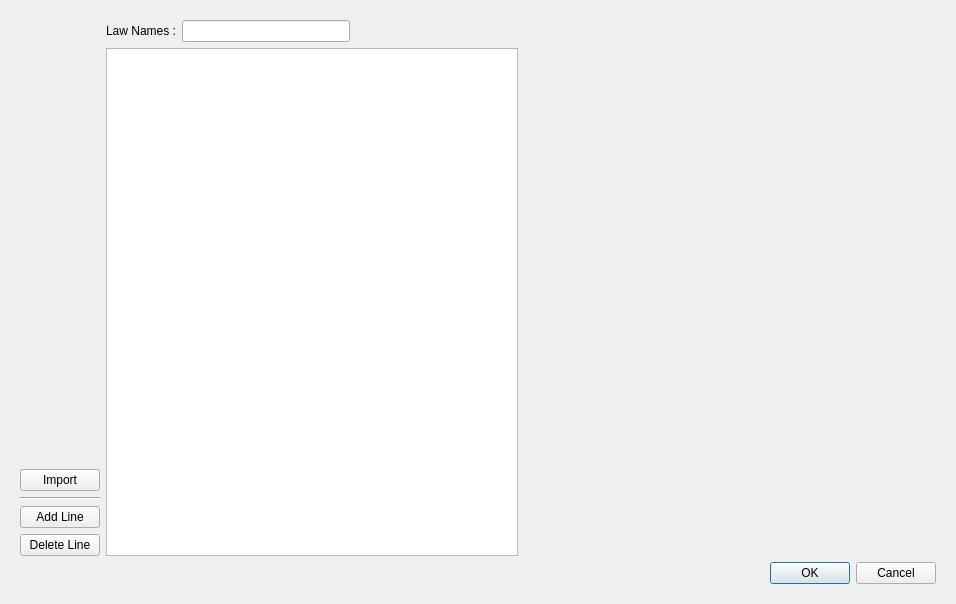
<?xml version="1.0" encoding="UTF-8"?>
<ui version="4.0">
 <class>TracerInit</class>
 <widget class="QWidget" name="TracerInit">
  <property name="geometry">
   <rect>
    <x>0</x>
    <y>0</y>
    <width>956</width>
    <height>604</height>
   </rect>
  </property>
  <property name="windowTitle">
   <string>Tracer Initial Concentrations</string>
  </property>
  <layout class="QGridLayout" name="gridLayout_2">
   <item row="0" column="0">
    <widget class="QStackedWidget" name="Law_pages">
     <property name="enabled">
      <bool>true</bool>
     </property>
     <property name="layoutDirection">
      <enum>Qt::LeftToRight</enum>
     </property>
     <property name="autoFillBackground">
      <bool>false</bool>
     </property>
     <property name="currentIndex">
      <number>1</number>
     </property>
     <widget class="QWidget" name="page">
      <layout class="QVBoxLayout" name="verticalLayout_4">
       <item>
        <layout class="QGridLayout" name="gridLayout">
         <item row="0" column="1">
          <widget class="QLabel" name="label">
           <property name="text">
            <string>Existing Laws</string>
           </property>
          </widget>
         </item>
         <item row="1" column="1">
          <widget class="QListView" name="lst_laws"/>
         </item>
         <item row="1" column="0">
          <layout class="QVBoxLayout" name="verticalLayout_3">
           <item>
            <spacer name="verticalSpacer">
             <property name="orientation">
              <enum>Qt::Vertical</enum>
             </property>
             <property name="sizeHint" stdset="0">
              <size>
               <width>20</width>
               <height>40</height>
              </size>
             </property>
            </spacer>
           </item>
           <item>
            <widget class="QPushButton" name="b_new">
             <property name="text">
              <string>New Law</string>
             </property>
            </widget>
           </item>
           <item>
            <widget class="QPushButton" name="b_edit">
             <property name="text">
              <string>Edit Law</string>
             </property>
            </widget>
           </item>
           <item>
            <widget class="QPushButton" name="b_delete">
             <property name="text">
              <string>Delete Law</string>
             </property>
            </widget>
           </item>
          </layout>
         </item>
         <item row="1" column="2">
          <layout class="QVBoxLayout" name="lay_graph_home"/>
         </item>
         <item row="0" column="2">
          <spacer name="horizontalSpacer">
           <property name="orientation">
            <enum>Qt::Horizontal</enum>
           </property>
           <property name="sizeHint" stdset="0">
            <size>
             <width>40</width>
             <height>20</height>
            </size>
           </property>
          </spacer>
         </item>
        </layout>
       </item>
       <item>
        <widget class="QDialogButtonBox" name="b_OK_page1">
         <property name="locale">
          <locale language="English" country="UnitedStates"/>
         </property>
         <property name="standardButtons">
          <set>QDialogButtonBox::Ok</set>
         </property>
        </widget>
       </item>
      </layout>
     </widget>
     <widget class="QWidget" name="page_2">
      <layout class="QGridLayout" name="gridLayout_4">
       <item row="0" column="0">
        <layout class="QVBoxLayout" name="verticalLayout_2">
         <item>
          <spacer name="verticalSpacer_3">
           <property name="orientation">
            <enum>Qt::Vertical</enum>
           </property>
           <property name="sizeHint" stdset="0">
            <size>
             <width>20</width>
             <height>40</height>
            </size>
           </property>
          </spacer>
         </item>
         <item>
          <widget class="QPushButton" name="b_import">
           <property name="text">
            <string>Import</string>
           </property>
          </widget>
         </item>
         <item>
          <widget class="Line" name="line">
           <property name="orientation">
            <enum>Qt::Horizontal</enum>
           </property>
          </widget>
         </item>
         <item>
          <widget class="QPushButton" name="b_add_line">
           <property name="text">
            <string>Add Line</string>
           </property>
          </widget>
         </item>
         <item>
          <widget class="QPushButton" name="b_delete_line">
           <property name="text">
            <string>Delete Line</string>
           </property>
          </widget>
         </item>
        </layout>
       </item>
       <item row="0" column="1">
        <layout class="QVBoxLayout" name="verticalLayout">
         <item>
          <layout class="QHBoxLayout" name="horizontalLayout">
           <item>
            <widget class="QLabel" name="label_LawWQ">
             <property name="text">
              <string>Law Names :</string>
             </property>
             <property name="alignment">
              <set>Qt::AlignRight|Qt::AlignTrailing|Qt::AlignVCenter</set>
             </property>
            </widget>
           </item>
           <item>
            <widget class="QLineEdit" name="LawWQ"/>
           </item>
           <item>
            <spacer name="horizontalSpacer_2">
             <property name="orientation">
              <enum>Qt::Horizontal</enum>
             </property>
             <property name="sizeHint" stdset="0">
              <size>
               <width>40</width>
               <height>20</height>
              </size>
             </property>
            </spacer>
           </item>
          </layout>
         </item>
         <item>
          <widget class="QTableView" name="tab_laws">
           <property name="enabled">
            <bool>true</bool>
           </property>
           <property name="minimumSize">
            <size>
             <width>400</width>
             <height>0</height>
            </size>
           </property>
           <attribute name="horizontalHeaderDefaultSectionSize">
            <number>50</number>
           </attribute>
           <attribute name="verticalHeaderDefaultSectionSize">
            <number>22</number>
           </attribute>
          </widget>
         </item>
        </layout>
       </item>
       <item row="0" column="2">
        <layout class="QVBoxLayout" name="lay_graph_edit"/>
       </item>
       <item row="2" column="2">
        <widget class="QDialogButtonBox" name="b_OK_page2">
         <property name="locale">
          <locale language="English" country="UnitedStates"/>
         </property>
         <property name="standardButtons">
          <set>QDialogButtonBox::Cancel|QDialogButtonBox::Ok</set>
         </property>
         <property name="centerButtons">
          <bool>false</bool>
         </property>
        </widget>
       </item>
      </layout>
     </widget>
    </widget>
   </item>
  </layout>
  <action name="actionB_edit">
   <property name="text">
    <string>b_edit</string>
   </property>
  </action>
  <action name="actionComboBox_Name_law">
   <property name="text">
    <string>comboBox_Name_law</string>
   </property>
  </action>
  <action name="actionB_OK_page1">
   <property name="text">
    <string>b_OK_page1</string>
   </property>
  </action>
  <action name="actionB_OK_page2">
   <property name="text">
    <string>b_OK_page2</string>
   </property>
  </action>
  <action name="actionTable_laws">
   <property name="text">
    <string>Table_laws</string>
   </property>
  </action>
  <action name="actionName_edit">
   <property name="text">
    <string>Name_edit</string>
   </property>
  </action>
  <action name="actionLaw_pages">
   <property name="text">
    <string>Law_pages</string>
   </property>
  </action>
  <action name="actionB_new">
   <property name="text">
    <string>b_new</string>
   </property>
  </action>
  <action name="actionB_delete">
   <property name="text">
    <string>b_delete</string>
   </property>
  </action>
  <action name="actionB_import">
   <property name="text">
    <string>b_import</string>
   </property>
   <property name="toolTip">
    <string>b_import</string>
   </property>
  </action>
  <action name="actionB_addLine">
   <property name="text">
    <string>b_addLine</string>
   </property>
   <property name="toolTip">
    <string>b_addLine</string>
   </property>
  </action>
  <action name="actionB_delLine">
   <property name="text">
    <string>b_delLine</string>
   </property>
   <property name="toolTip">
    <string>b_delLine</string>
   </property>
  </action>
 </widget>
 <resources/>
 <connections>
  <connection>
   <sender>b_edit</sender>
   <signal>clicked()</signal>
   <receiver>actionB_edit</receiver>
   <slot>trigger()</slot>
   <hints>
    <hint type="sourcelabel">
     <x>79</x>
     <y>137</y>
    </hint>
    <hint type="destinationlabel">
     <x>-1</x>
     <y>-1</y>
    </hint>
   </hints>
  </connection>
  <connection>
   <sender>b_new</sender>
   <signal>clicked()</signal>
   <receiver>actionB_new</receiver>
   <slot>trigger()</slot>
   <hints>
    <hint type="sourcelabel">
     <x>250</x>
     <y>112</y>
    </hint>
    <hint type="destinationlabel">
     <x>-1</x>
     <y>-1</y>
    </hint>
   </hints>
  </connection>
  <connection>
   <sender>b_delete</sender>
   <signal>clicked()</signal>
   <receiver>actionB_delete</receiver>
   <slot>trigger()</slot>
   <hints>
    <hint type="sourcelabel">
     <x>353</x>
     <y>112</y>
    </hint>
    <hint type="destinationlabel">
     <x>-1</x>
     <y>-1</y>
    </hint>
   </hints>
  </connection>
  <connection>
   <sender>b_import</sender>
   <signal>clicked()</signal>
   <receiver>actionB_import</receiver>
   <slot>trigger()</slot>
   <hints>
    <hint type="sourcelabel">
     <x>56</x>
     <y>477</y>
    </hint>
    <hint type="destinationlabel">
     <x>-1</x>
     <y>-1</y>
    </hint>
   </hints>
  </connection>
  <connection>
   <sender>b_delete_line</sender>
   <signal>clicked()</signal>
   <receiver>actionB_delLine</receiver>
   <slot>trigger()</slot>
   <hints>
    <hint type="sourcelabel">
     <x>56</x>
     <y>544</y>
    </hint>
    <hint type="destinationlabel">
     <x>-1</x>
     <y>-1</y>
    </hint>
   </hints>
  </connection>
  <connection>
   <sender>b_add_line</sender>
   <signal>clicked()</signal>
   <receiver>actionB_addLine</receiver>
   <slot>trigger()</slot>
   <hints>
    <hint type="sourcelabel">
     <x>56</x>
     <y>515</y>
    </hint>
    <hint type="destinationlabel">
     <x>-1</x>
     <y>-1</y>
    </hint>
   </hints>
  </connection>
 </connections>
</ui>
